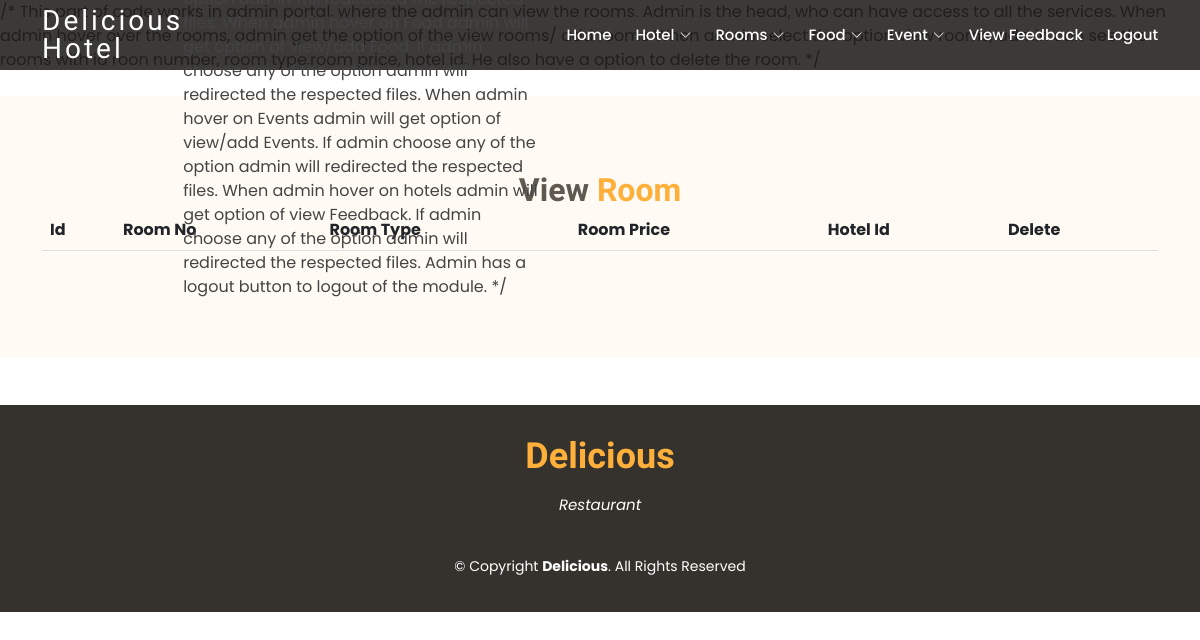
The app's page /ViewRoom.php, older data.
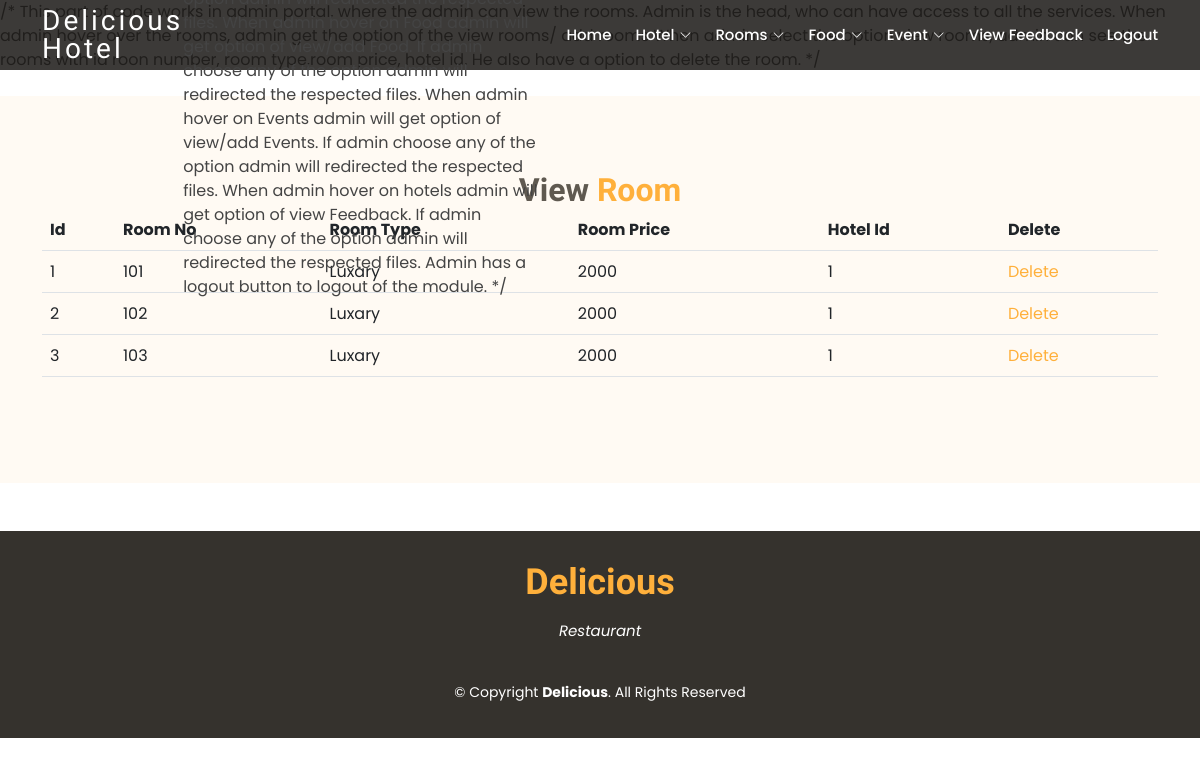
The same page, newer data.
### tables this page shows
CREATE TABLE `room` (
  `id` int(11) NOT NULL,
  `Roomno` varchar(30) NOT NULL,
  `type` varchar(30) NOT NULL,
  `price` int(11) NOT NULL,
  `hotelid` int(11) NOT NULL
);

### ViewRoom.php (the view, shortened to what this page needs)
<html>
<head>
  <link href=" assets/vendor/animate.css/animate.min.css  " rel="stylesheet">
  <link href=" assets/vendor/bootstrap/css/bootstrap.min.css  " rel="stylesheet">
  <link href=" assets/vendor/bootstrap-icons/bootstrap-icons.css  " rel="stylesheet">
  <link href=" assets/vendor/boxicons/css/boxicons.min.css  " rel="stylesheet">
  <link href=" assets/vendor/glightbox/css/glightbox.min.css  " rel="stylesheet">
  <link href=" assets/vendor/swiper/swiper-bundle.min.css  " rel="stylesheet">
  <link href=" assets/css/style.css  " rel="stylesheet">
</head>
<body>
    <header id="header" class="fixed-top d-flex align-items-center header-transparent">
        <div class="container-fluid container-xl d-flex align-items-center justify-content-between">
          <div class="logo me-auto">
            <h1><a href="index2.html">Delicious Hotel</a></h1>
          </div>
          <?php
             require_once "adminmenu.php";
          ?>
        </div>
      </header>
      <main id="main">
      <br>
      <section id="about" class="about">
  <?php
       require_once "connect.php";
       $sql = "SELECT *FROM room";
        $stmt = $conn->prepare($sql);
        $stmt->execute();
        $result = $stmt->get_result();
?>
    <div class="container">
      <div class="section-title">
        <h2>View <span>Room</span></h2>
           <table class="table table-border" >
            <tr>
                <th>Id</th>
                <th>Room No</th>
                <th>Room Type</th>
                <th>Room Price</th>
                <th>Hotel Id</th>
                <th>Delete</th>
            </tr>
        <?php
     if ($result->num_rows > 0) {
    while ($row = $result->fetch_array()) {
        ?>
        <tr>
            <td><?php echo $row[0]; ?></td>
            <td><?php echo $row[1]; ?></td>
            <td><?php echo $row[2]; ?></td>
            <td><?php echo $row[3]; ?></td>
            <td><?php echo $row[4]; ?></td>
            <td><a href='deleteRoom.php?id=<?php echo $row[0]; ?>'>Delete</a></td>
        </tr>
<?php
    }
}
   ?>
            </table>
         </div>
    </div>
  </section>
  <div style="clear:both">
           <br><br>
    </div>
</main>
       <footer id="footer">
        <div class="container">
          <h3>Delicious</h3>
          <p>Restaurant</p>
          <div class="copyright">
            &copy; Copyright <strong><span>Delicious</span></strong>. All Rights Reserved
          </div>
        </div>
      </footer>
</body>
</html>

### adminmenu.php (shortened to what this page needs)
<nav id="navbar"  class="navbar order-last order-lg-0">
            <ul>
              <li><a class="nav-link scrollto" href="AdminHome.php">Home</a></li>
              <li class="dropdown active"><a href="#"><span>Hotel</span> <i class="bi bi-chevron-down"></i></a>
              </li>
              <li class="dropdown active"><a href="#"><span>Rooms</span> <i class="bi bi-chevron-down"></i></a>
              </li>
              <li class="dropdown active"><a href="#"><span>Food</span> <i class="bi bi-chevron-down"></i></a>
              </li>
              <li class="dropdown active"><a href="#"><span>Event</span> <i class="bi bi-chevron-down"></i></a>
              </li>
              <li><a class="nav-link scrollto" href="ViewFeedback.php">View Feedback</a></li>
            <li><a class="nav-link scrollto" href="logout.php">Logout</a></li>
            </ul>
          </nav>

### assets/css/style.css (style rules this page uses)
body { font-family: "Poppins", sans-serif; color: #444444; }
a { text-decoration: none; color: #ffb03b; }
h1, h2, h3, h4, h5, h6 { font-family: "Satisfy", sans-serif; }
#header { top: 0px; height: 70px; z-index: 997; transition: all 0.5s; padding: 10px 0; background: rgba(26, 24, 22, 0.85); }
#header.header-transparent { background: rgba(26, 24, 22, 0.85); }
#header .logo h1 { font-size: 28px; margin: 0; line-height: 1; font-weight: 400; letter-spacing: 3px; }
#header .logo h1 a, #header .logo h1 a:hover { color: #fff; text-decoration: none; }
.navbar { padding: 0; }
.navbar ul { margin: 0; padding: 0; display: flex; list-style: none; align-items: center; }
.navbar li { position: relative; }
.navbar a, .navbar a:focus { display: flex; align-items: center; justify-content: space-between; padding: 10px 0 10px 24px; font-size: 15px; font-weight: 500; color: white; white-space: nowrap; transition: 0.3s; }
.navbar a i, .navbar a:focus i { font-size: 12px; line-height: 0; margin-left: 5px; }
.navbar a:hover, .navbar .active, .navbar .active:focus, .navbar li:hover > a { color: #ffb03b; }
section { padding: 60px 0; }
.section-title { text-align: center; padding-bottom: 30px; }
.section-title h2 { margin: 15px 0 0 0; font-size: 32px; font-weight: 700; color: #5f5950; }
.section-title h2 span { color: #ffb03b; }
.about { background: #fffaf3; }
#footer { background: #35322d; color: #fff; font-size: 14px; text-align: center; padding: 30px 0; }
#footer h3 { font-size: 36px; font-weight: 700; color: #ffb03b; position: relative; padding: 0; margin: 0 0 15px 0; }
#footer p { font-size: 15; font-style: italic; padding: 0; margin: 0 0 40px 0; }
#footer .copyright { margin: 0 0 5px 0; }

Row changes from the older to the newer data that the page shows:
added room: id "1", Roomno "101", type "Luxary", price "2000", hotelid "1"
added room: id "2", Roomno "102", type "Luxary", price "2000", hotelid "1"
added room: id "3", Roomno "103", type "Luxary", price "2000", hotelid "1"
